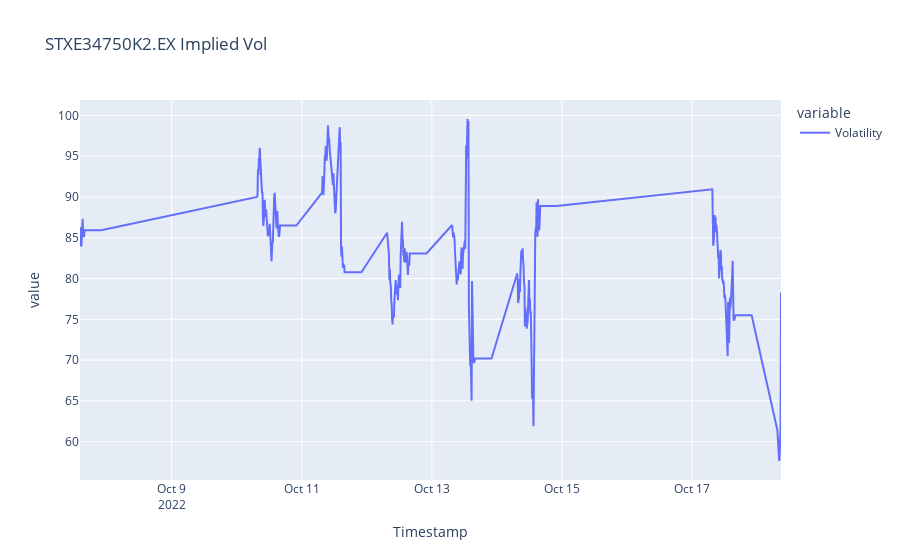

This figure's notebook cell:
### Code cell
fig = px.line(IPADf['Volatility'], title = IPADf.columns.name + " Implied Vol")  # This is just to see the implied vol graph when that field is available
fig.show()

### Figure 1 — Plotly figure (JSON) as saved in the notebook; plotly's stock layout.template omitted (floating-point values rounded to 4 significant figures; data arrays with more than 128 entries replaced by an {"elided": "..."} marker saying what was removed)
{"data": [{"hovertemplate": "variable=Volatility<br>Timestamp=%{x}<br>value=%{y}<extra></extra>", "legendgroup": "Volatility", "line": {"color": "#636efa", "dash": "solid"}, "marker": {"symbol": "circle"}, "mode": "lines", "name": "Volatility", "orientation": "v", "showlegend": true, "type": "scatter", "x": {"elided": "585 str values"}, "xaxis": "x", "y": {"elided": "585 float values"}, "yaxis": "y"}], "layout": {"autosize": true, "legend": {"title": {"text": "variable"}, "tracegroupgap": 0}, "title": {"text": "STXE34750K2.EX Implied Vol"}, "xaxis": {"anchor": "y", "autorange": true, "domain": [0, 1], "range": ["2022-10-07 14:10", "2022-10-18 08:50"], "title": {"text": "Timestamp"}, "type": "date"}, "yaxis": {"anchor": "x", "autorange": true, "domain": [0, 1], "range": [55.3, 101.9], "title": {"text": "value"}, "type": "linear"}}}
